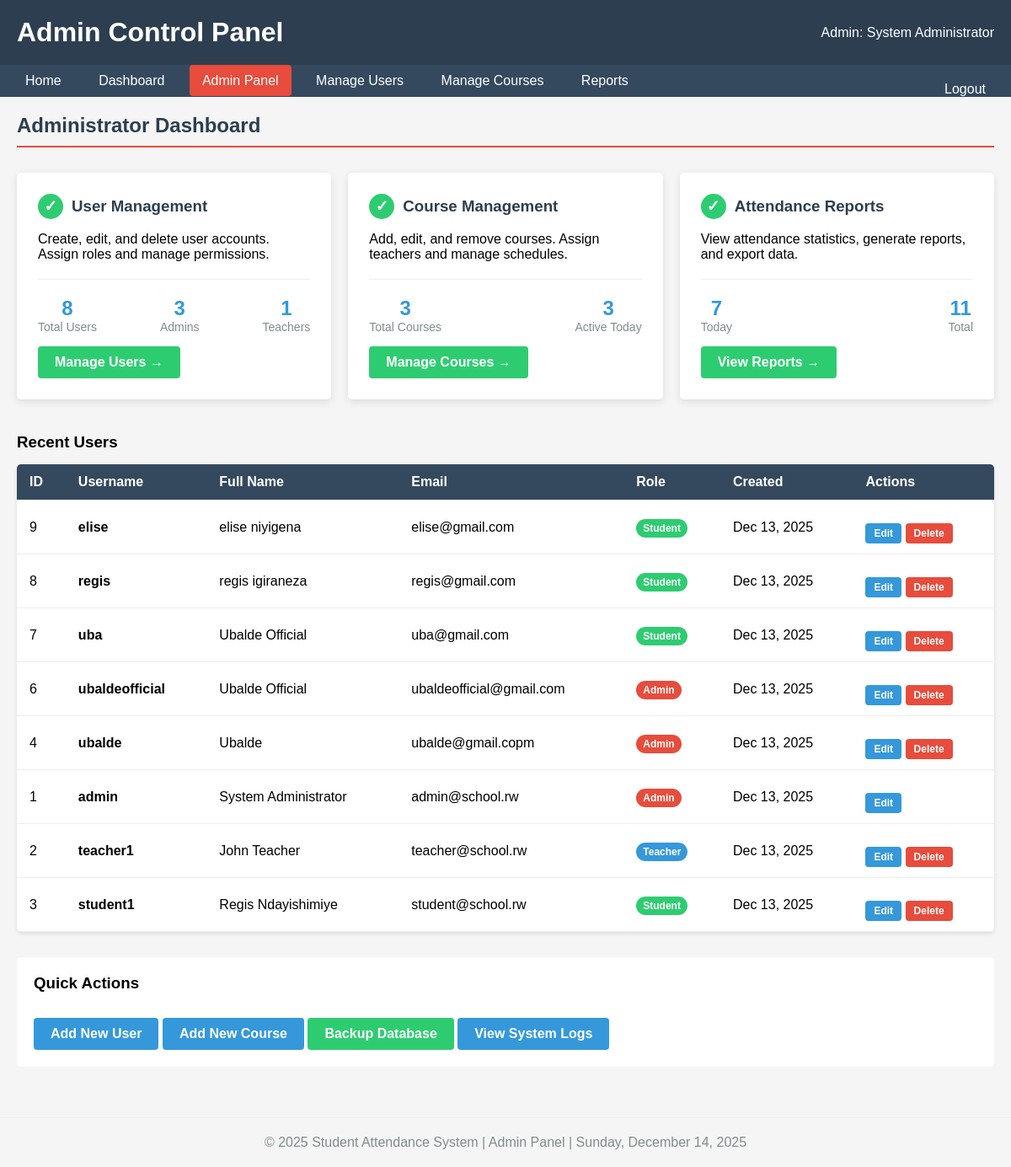
/admin.php (signed in), run on the app's committed database.
### tables this page shows
CREATE TABLE `users` (
  `id` int(11) NOT NULL,
  `username` varchar(50) NOT NULL,
  `email` varchar(100) NOT NULL,
  `password` varchar(255) NOT NULL,
  `role` enum('admin','teacher','student') NOT NULL,
  `full_name` varchar(100) NOT NULL,
  `created_at` timestamp NOT NULL DEFAULT current_timestamp()
);

### admin.php (the view, shortened to what this page needs)
<?php
$conn = db_connect();
?>
<!DOCTYPE html>
<html>
<head>
</head>
<body>
    <div class="header">
        <h1>Admin Control Panel</h1>
        <div>
            Admin: <?php echo htmlspecialchars($_SESSION['full_name']); ?>
        </div>
    </div>
    <div class="nav">
        <a href="index.php">Home</a>
        <a href="dashboard.php">Dashboard</a>
        <a href="admin.php" style="background:#e74c3c;">Admin Panel</a>
        <a href="manage_users.php">Manage Users</a>
        <a href="manage_courses.php">Manage Courses</a>
        <a href="reports.php">Reports</a>
        <a href="logout.php" style="float:right;">Logout</a>
    </div>
    <div class="container">
        <h2 class="page-title">Administrator Dashboard</h2>
        <div class="admin-cards">
            <div class="admin-card">
                <h3>User Management</h3>
                <p>Create, edit, and delete user accounts. Assign roles and manage permissions.</p>
                <?php
                $total_users = $conn->query("SELECT COUNT(*) as count FROM users")->fetch()['count'];
                $admins = $conn->query("SELECT COUNT(*) as count FROM users WHERE role='admin'")->fetch()['count'];
                $teachers = $conn->query("SELECT COUNT(*) as count FROM users WHERE role='teacher'")->fetch()['count'];
                ?>
                <div class="card-stats">
                    <div class="stat-item">
                        <div class="stat-number"><?php echo $total_users; ?></div>
                        <div class="stat-label">Total Users</div>
                    </div>
                    <div class="stat-item">
                        <div class="stat-number"><?php echo $admins; ?></div>
                        <div class="stat-label">Admins</div>
                    </div>
                    <div class="stat-item">
                        <div class="stat-number"><?php echo $teachers; ?></div>
                        <div class="stat-label">Teachers</div>
                    </div>
                </div>
                <a href="manage_users.php" class="btn btn-success">Manage Users →</a>
            </div>
            <div class="admin-card">
                <h3>Course Management</h3>
                <p>Add, edit, and remove courses. Assign teachers and manage schedules.</p>
                <?php
                $total_courses = $conn->query("SELECT COUNT(*) as count FROM courses")->fetch()['count'];
                $active_courses = $conn->query("SELECT COUNT(DISTINCT course_id) as count FROM attendance WHERE attendance_date = CURDATE()")->fetch()['count'];
                ?>
                <div class="card-stats">
                    <div class="stat-item">
                        <div class="stat-number"><?php echo $total_courses; ?></div>
                        <div class="stat-label">Total Courses</div>
                    </div>
                    <div class="stat-item">
                        <div class="stat-number"><?php echo $active_courses; ?></div>
                        <div class="stat-label">Active Today</div>
                    </div>
                </div>
                <a href="manage_courses.php" class="btn btn-success">Manage Courses →</a>
            </div>
            <div class="admin-card">
                <h3>Attendance Reports</h3>
                <p>View attendance statistics, generate reports, and export data.</p>
                <?php
                $today_attendance = $conn->query("SELECT COUNT(*) as count FROM attendance WHERE attendance_date = CURDATE()")->fetch()['count'];
                $total_attendance = $conn->query("SELECT COUNT(*) as count FROM attendance")->fetch()['count'];
                ?>
                <div class="card-stats">
                    <div class="stat-item">
                        <div class="stat-number"><?php echo $today_attendance; ?></div>
                        <div class="stat-label">Today</div>
                    </div>
                    <div class="stat-item">
                        <div class="stat-number"><?php echo $total_attendance; ?></div>
                        <div class="stat-label">Total</div>
                    </div>
                </div>
                <a href="reports.php" class="btn btn-success">View Reports →</a>
            </div>
        </div>
        <div class="recent-users">
            <h3>Recent Users</h3>
            <table class="table">
                <thead>
                    <tr>
                        <th>ID</th>
                        <th>Username</th>
                        <th>Full Name</th>
                        <th>Email</th>
                        <th>Role</th>
                        <th>Created</th>
                        <th>Actions</th>
                    </tr>
                </thead>
                <tbody>
                    <?php
                    $sql = "SELECT * FROM users ORDER BY created_at DESC LIMIT 10";
                    $stmt = $conn->query($sql);
                    while ($user = $stmt->fetch()) {
                        $role_class = "badge-" . $user['role'];
                        echo "<tr>";
                        echo "<td>" . $user['id'] . "</td>";
                        echo "<td><strong>" . htmlspecialchars($user['username']) . "</strong></td>";
                        echo "<td>" . htmlspecialchars($user['full_name']) . "</td>";
                        echo "<td>" . htmlspecialchars($user['email']) . "</td>";
                        echo "<td><span class='badge $role_class'>" . ucfirst($user['role']) . "</span></td>";
                        echo "<td>" . date('M d, Y', strtotime($user['created_at'])) . "</td>";
                        echo "<td>";
                        echo "<a href='edit_user.php?id=" . $user['id'] . "' class='btn' style='padding:5px 10px; font-size:12px;'>Edit</a> ";
                        if ($user['id'] != $_SESSION['user_id']) {
                            echo "<a href='delete_user.php?id=" . $user['id'] . "' class='btn btn-danger' style='padding:5px 10px; font-size:12px;' onclick='return confirm(\"Delete this user?\")'>Delete</a>";
                        }
                        echo "</td>";
                        echo "</tr>";
                    }
                    ?>
                </tbody>
            </table>
        </div>
        <div style="margin-top: 30px; padding: 20px; background: white; border-radius: 5px;">
            <h3>Quick Actions</h3>
            <div style="margin-top: 15px;">
                <a href="register.php" class="btn">Add New User</a>
                <a href="add_course.php" class="btn">Add New Course</a>
                <a href="backup.php" class="btn btn-success">Backup Database</a>
                <a href="system_logs.php" class="btn">View System Logs</a>
            </div>
        </div>
    </div>
    <div class="footer">
        <p>© 2025 Student Attendance System | Admin Panel | <?php echo date('l, F j, Y'); ?></p>
    </div>
</body>
</html>

### admin.php (style rules this page uses)
* { margin: 0; padding: 0; box-sizing: border-box; }
body { font-family: Arial, sans-serif; background: #f5f5f5; }
.header { background: #2c3e50; color: white; padding: 20px; display: flex; justify-content: space-between; align-items: center; }
.nav { background: #34495e; padding: 10px; }
.nav a { color: white; text-decoration: none; padding: 10px 15px; margin: 0 5px; border-radius: 4px; }
.container { max-width: 1200px; margin: 0 auto; padding: 20px; }
.page-title { color: #2c3e50; margin-bottom: 20px; padding-bottom: 10px; border-bottom: 2px solid #e74c3c; }
.admin-cards { display: grid; grid-template-columns: repeat(auto-fit, minmax(280px, 1fr)); gap: 20px; margin: 30px 0; }
.admin-card { background: white; padding: 25px; border-radius: 5px; box-shadow: 0 3px 10px rgba(0,0,0,0.1); transition: transform 0.3s; }
.admin-card h3 { color: #2c3e50; margin-bottom: 15px; display: flex; align-items: center; }
.admin-card h3:before { content: "✓"; background: #2ecc71; color: white; width: 30px; height: 30px; border-radius: 50%; display: inline-flex; align-items: center; justify-content: center; margin-right: 10px; }
.card-stats { display: flex; justify-content: space-between; margin-top: 20px; padding-top: 20px; border-top: 1px solid #eee; }
.stat-item { text-align: center; }
.stat-number { font-size: 24px; font-weight: bold; color: #3498db; }
.stat-label { font-size: 14px; color: #7f8c8d; }
.btn { display: inline-block; background: #3498db; color: white; padding: 10px 20px; text-decoration: none; border-radius: 4px; margin-top: 15px; font-weight: bold; }
.btn-danger { background: #e74c3c; }
.btn-success { background: #2ecc71; }
.recent-users { margin-top: 40px; }
.table { width: 100%; border-collapse: collapse; margin-top: 15px; background: white; border-radius: 5px; overflow: hidden; box-shadow: 0 2px 5px rgba(0,0,0,0.1); }
.table th, .table td { padding: 12px 15px; text-align: left; border-bottom: 1px solid #eee; }
.table th { background: #34495e; color: white; }
.badge { padding: 4px 8px; border-radius: 12px; font-size: 12px; font-weight: bold; }
.badge-admin { background: #e74c3c; color: white; }
.badge-teacher { background: #3498db; color: white; }
.badge-student { background: #2ecc71; color: white; }
.footer { text-align: center; padding: 20px; margin-top: 40px; color: #7f8c8d; border-top: 1px solid #eee; }

### data on the page
users: id "9", username "elise", full_name "elise niyigena", email "elise@gmail.com", role "Student", created_at "Dec 13, 2025"
users: id "8", username "regis", full_name "regis igiraneza", email "regis@gmail.com", role "Student", created_at "Dec 13, 2025"
users: id "7", username "uba", full_name "Ubalde Official", email "uba@gmail.com", role "Student", created_at "Dec 13, 2025"
users: id "6", username "ubaldeofficial", full_name "Ubalde Official", email "ubaldeofficial@gmail.com", role "Admin", created_at "Dec 13, 2025"
users: id "4", username "ubalde", full_name "Ubalde", email "ubalde@gmail.copm", role "Admin", created_at "Dec 13, 2025"
users: id "1", username "admin", full_name "System Administrator", email "admin@school.rw", role "Admin", created_at "Dec 13, 2025"
users: id "2", username "teacher1", full_name "John Teacher", email "teacher@school.rw", role "Teacher", created_at "Dec 13, 2025"
users: id "3", username "student1", full_name "Regis Ndayishimiye", email "student@school.rw", role "Student", created_at "Dec 13, 2025"

### other printed values
$_SESSION['full_name'] "System Administrator"
$total_users "8"
$admins "3"
$teachers "1"
$total_courses "3"
$active_courses "3"
$today_attendance "7"
$total_attendance "11"
